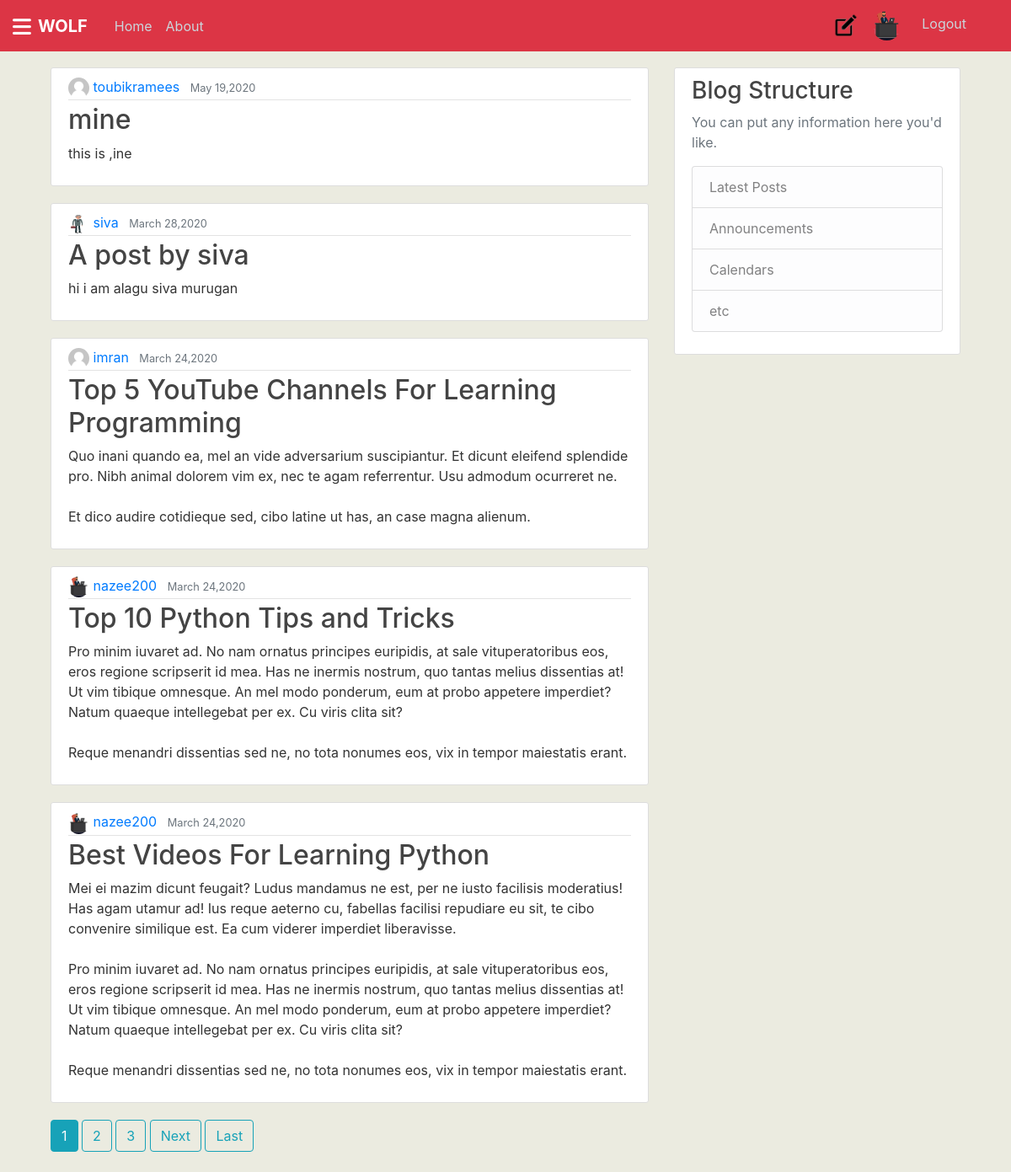
The app's page /home/ (signed in) with its own data.
### users/models.py (models this page shows, shortened)
class profile(models.Model):
	user=models.OneToOneField(User, on_delete=models.CASCADE)
	image=models.ImageField(default="default.png", upload_to='profile_pics')
	'''def save(self):
		super.save()

		img=Image.open(self.image.path)

		if img.height > 300 or img.width  >  300:
			output_s=(300 , 300)
			img.thumbnail(output_s)
			img.save(self.image.path) '''

### blog/models.py (models this page shows, shortened)
class post(models.Model):
	title=models.CharField(max_length=100)
	content=models.TextField()
	date_posted=models.DateTimeField(default=timezone.now)
	author= models.ForeignKey(User,on_delete=models.CASCADE)

### blog/views.py (the view)
# urls.py: path('home/', PostListView.as_view(),name="blog-home"),
class PostListView(LoginRequiredMixin,ListView):
	model=post
	template_name='blog/home.html'
	context_object_name='posts'
	ordering=['-date_posted']
	paginate_by=5

### blog/templates/blog/home.html (shortened to what this page needs)
{% extends "blog/basic.html"%}
     {%block content%}
	{% for post in posts%}
	   <article class="media content-section">
         <div class="media-body">
             <div class="article-metadata">
                <img style="border-radius:30px;"  src={{ post.author.profile.image.url }} height='25px' width='25px'  >
                 <a class="mr-2" href={% url 'userview' post.author.username %}>{{ post.author }}</a>
                 <small class="text-muted">{{ post.date_posted|date:"F d,Y" }}</small>
             </div>
             <h2><a class="article-title" href={% url 'detailview' post.id %}>{{ post.title }}</a></h2>
             <p class="article-content">{{ post.content }}</p>
         </div>
       </article>
	{% endfor %}
    {% if is_paginated %}
        {% for num  in page_obj.paginator.page_range %}
            {% if page_obj.number ==  num %}
                <a class="btn btn-info mb-4  " href="?page={{ num }}">{{ num }}</a>
            {% elif num > page_obj.number|add:'-3' and num < page_obj.number|add:'3'%}
                <a class="btn btn-outline-info mb-4  " href="?page={{num}}">{{num}}</a>
           {% endif %}
        {% endfor %}
        {% if page_obj.has_next %}
            <a class="btn btn-outline-info mb-4  " href="?page={{ page_obj.next_page_number}}">Next</a>
            <a class="btn btn-outline-info mb-4  " href="?page={{page_obj.paginator.num_pages}}">Last</a>
        {% endif %}
    {% endif %}
{%endblock%}

### blog/templates/blog/basic.html (shortened to what this page needs)
{% load static %}
<!DOCTYPE html>
<html>
<head>
    <link rel="stylesheet" href="https://maxcdn.bootstrapcdn.com/bootstrap/4.0.0/css/bootstrap.min.css">
    <link rel="stylesheet" type="text/css" href={%static "blog/main.css"%}>
</head>
<body style="background-color:#ebebe0;">
	<header class="site-header">
     <nav class="navbar navbar-expand-md navbar-dark bg-steel fixed-top">
       <div >
  <label for='check'>
    <i  class='fas fa-bars' id='btn'></i>
  </label>
    </div>
      <div class="container">
      <a class="navbar-brand mr-4" href="/"><b>WOLF</b></a>
      <div class="collapse navbar-collapse" id="navbarToggle">
        <div class="navbar-nav mr-auto">
          <a class="nav-item nav-link" href={% url 'blog-home'%}>Home</a>
          <a class="nav-item nav-link" href={% url 'blog-about'%}>About</a>
        </div>
        <div class="navbar-nav">
          {% if user.is_authenticated %}
          <a class="navbar-brand" href={% url 'createview' %}>
              <img  src='/media/icon.png/' width="30" height='30' alt="profile" >
          <a class="navbar-brand" href={% url 'profile'%}>
              <img style="border-radius: 40px;" src={{user.profile.image.url}} width="35" height="35" alt="profile" >
          <a class="nav-item nav-link" href={% url 'logout'%}>Logout</a>
          {% else %}
            <a class="nav-item nav-link" href={% url 'login'%}>Login</a>
            <a class="nav-item nav-link" href={% url 'user-register'%}>Register</a>
          {% endif %}
        </div>
      </div>
    </div>
  </nav>
</header>
    <div class="container">
    	<main role="main" class="container">
  <div class="row">
    <div class="col-md-8">
      {% block content %}{% endblock %}
    </div>
    <div class="col-md-4">
      <div class="content-section">
        <h3>Blog Structure</h3>
        <p class='text-muted'>You can put any information here you'd like.
          <ul class="list-group">
            <li class="list-group-item list-group-item-light">Latest Posts</li>
            <li class="list-group-item list-group-item-light">Announcements</li>
            <li class="list-group-item list-group-item-light">Calendars</li>
            <li class="list-group-item list-group-item-light">etc</li>
          </ul>
        </p>
      </div>
    </div>
  </div>
</main>
    </div>
</body>
</html>

### blog/static/blog/main.css (style rules this page uses)
body { background: #fafafa; color: #333333; margin-top: 5rem; }
h1, h2, h3, h4, h5, h6 { color: #444444; }
ul { margin: 0; }
.bg-steel { background-color: #dc3545; }
.site-header .navbar-nav .nav-link { color: #cbd5db; }
.content-section { background: #ffffff; padding: 10px 20px; border: 1px solid #dddddd; border-radius: 3px; margin-bottom: 20px; }
.article-title { color: #444444; }
.article-content { white-space: pre-line; }
.article-metadata { padding-bottom: 1px; margin-bottom: 4px; border-bottom: 1px solid #e3e3e3 }
* { margin:0; padding:0; list-style:none; text-decoration:none; }
label #btn, label #cancel { position:absolute; cursor:pointer; }
label #btn { left:15px; top:20px; font-size:25px; color:white; transition: all; }

### records on screen
post: author.profile.image (placeholder picture), author "toubikramees", date_posted "May 19,2020", title "mine", content "this is ,ine"
post: author.profile.image (picture), author "siva", date_posted "March 28,2020", title "A post by siva", content "hi i am alagu siva murugan"
post: author.profile.image (placeholder picture), author "imran", date_posted "March 24,2020", title "Top 5 YouTube Channels For Learning Programming", content "Quo inani quando ea, mel an vide adversarium suscipiantur. Et dicunt eleifend splendide pro. Nibh animal dolorem vim ex, nec te agam referrentur. Usu admodum ocurreret ne. Et dico audire cotidieque sed, cibo latine ut has, an case magna alienum."
post: author.profile.image (picture), author "nazee200", date_posted "March 24,2020", title "Top 10 Python Tips and Tricks", content "Pro minim iuvaret ad. No nam ornatus principes euripidis, at sale vituperatoribus eos, eros regione scripserit id mea. Has ne inermis nostrum, quo tantas melius dissentias at! Ut vim tibique omnesque. An mel modo ponderum, eum at probo appetere imperdiet? Natum quaeque intellegebat per ex. Cu viris clita sit? Reque menandri dissentias sed ne, no tota nonumes eos, vix in tempor maiestatis erant."
post: author.profile.image (picture), author "nazee200", date_posted "March 24,2020", title "Best Videos For Learning Python", content "Mei ei mazim dicunt feugait? Ludus mandamus ne est, per ne iusto facilisis moderatius! Has agam utamur ad! Ius reque aeterno cu, fabellas facilisi repudiare eu sit, te cibo convenire similique est. Ea cum viderer imperdiet liberavisse. Pro minim iuvaret ad. No nam ornatus principes euripidis, at sale vituperatoribus eos, eros regione scripserit id mea. Has ne inermis nostrum, quo tantas melius dissentias at! Ut vim tibique omnesque. An mel modo ponderum, eum at probo appetere imperdiet? Natum quaeque intellegebat per ex. Cu viris clita sit? Reque menandri dissentias sed ne, no tota nonumes eos, vix in tempor maiestatis erant."

### other values on screen
{{ num }} "1"
{{ num }} "2" "3"
